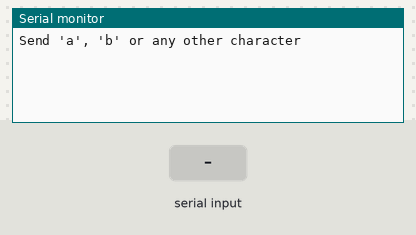
Bench run of a sketch on a simulated Arduino Uno, built with avr-gcc and run on an emulated ATmega328P. Shown: the last lines printed to the serial monitor. Inputs (shaded band) come from the test bench.

Above: at 1.2 s.
1.3 s: "a" received over Serial
At 2.1 s:
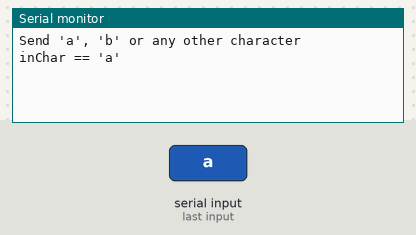
2.8 s: "b" received over Serial
At 3.2 s:
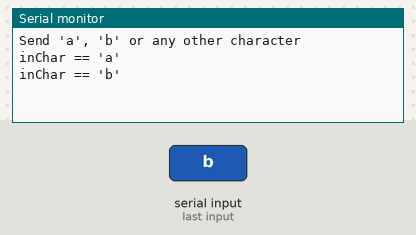
4.3 s: "1" received over Serial
At 5.5 s:
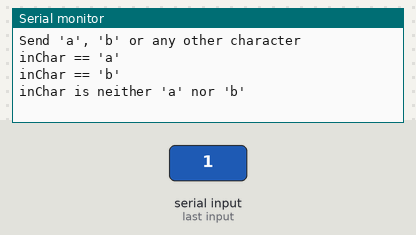

Measured:
- after the input at 1.3 s, the serial monitor: prints a new line at once (image 1)
- after the input at 2.8 s, the serial monitor: prints a new line at once (image 2)
- after the input at 4.3 s, the serial monitor: prints a new line at once (image 3)

The sketch:

0202_Read_Serial_switch_V001.ino
```cpp
/*
 * Read a single chracter from the serial port and take actions conditioned by the character.
 * switch - case structure
 */
char inChar = 0;      // 'empty' character
//char inChar = '\0'; // 'empty' character, same as above

void setup() {
  Serial.begin(115200);
  Serial.println("Send 'a', 'b' or any other character");
  Serial.flush();
}

void loop() {
  inChar = 0;  // initialize with 'empty'

  // Only the last character sent is taken into account.
  while(Serial.available() > 0) {
    inChar = Serial.read();
  }

  switch (inChar) {
  case 0: // 'empty', no char
    break;
  case 'a':
    Serial.println("inChar == 'a'");
    break;
  case 'b':
    Serial.println("inChar == 'b'");
    break;
  default:
    Serial.println("inChar is neither 'a' nor 'b'");
    break;
  }
}
```
